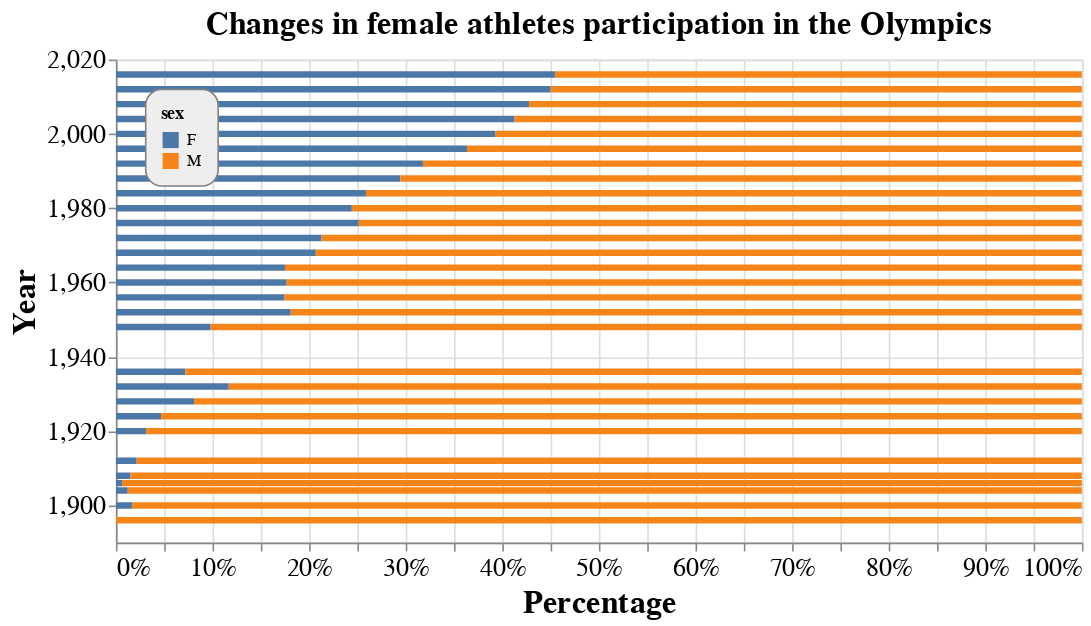

The notebook cell saved with this chart:
### Code cell
alt.Chart(female, title = 'Changes in female athletes participation in the Olympics').mark_bar(size=4).encode(
    x=alt.X('sum(frequencies)', stack="normalize", axis=alt.Axis(format='%', title='Percentage')),
    y=alt.Y('year',title='Year'),
    color=alt.Color('sex'),
    tooltip=['sex','frequencies']).interactive().properties(
    width=600,
    height=300).configure_title(
    fontSize=20).configure_axis(
    labelFontSize=16,
    titleFontSize=20
).configure_legend(
    strokeColor='gray',
    fillColor='#EEEEEE',
    padding=10,
    cornerRadius=10,
    orient='top-left'
)

### Figure 1 — Vega-Lite specification as saved in the notebook (floating-point values rounded to 4 significant figures)
{"$schema": "https://vega.github.io/schema/vega-lite/v3.4.0.json", "config": {"axis": {"labelFontSize": 16, "titleFontSize": 20}, "legend": {"cornerRadius": 10, "fillColor": "#EEEEEE", "orient": "top-left", "padding": 10, "strokeColor": "gray"}, "mark": {"tooltip": null}, "title": {"fontSize": 20}, "view": {"height": 300, "width": 400}}, "data": {"name": "data-2a1c3427a6b7393d133244e49bb8a6be"}, "datasets": {"data-2a1c3427a6b7393d133244e49bb8a6be": [{"frequencies": 0, "sex": "F", "year": 1896}, {"frequencies": 33, "sex": "F", "year": 1900}, {"frequencies": 16, "sex": "F", "year": 1904}, {"frequencies": 11, "sex": "F", "year": 1906}, {"frequencies": 47, "sex": "F", "year": 1908}, {"frequencies": 87, "sex": "F", "year": 1912}, {"frequencies": 134, "sex": "F", "year": 1920}, {"frequencies": 244, "sex": "F", "year": 1924}, {"frequencies": 404, "sex": "F", "year": 1928}, {"frequencies": 347, "sex": "F", "year": 1932}, {"frequencies": 468, "sex": "F", "year": 1936}, {"frequencies": 628, "sex": "F", "year": 1948}, {"frequencies": 1497, "sex": "F", "year": 1952}, {"frequencies": 893, "sex": "F", "year": 1956}, {"frequencies": 1435, "sex": "F", "year": 1960}, {"frequencies": 1348, "sex": "F", "year": 1964}, {"frequencies": 1777, "sex": "F", "year": 1968}, {"frequencies": 2193, "sex": "F", "year": 1972}, {"frequencies": 2172, "sex": "F", "year": 1976}, {"frequencies": 1756, "sex": "F", "year": 1980}, {"frequencies": 2447, "sex": "F", "year": 1984}, {"frequencies": 3543, "sex": "F", "year": 1988}, {"frequencies": 4124, "sex": "F", "year": 1992}, {"frequencies": 5008, "sex": "F", "year": 1996}, {"frequencies": 5431, "sex": "F", "year": 2000}, {"frequencies": 5546, "sex": "F", "year": 2004}, {"frequencies": 5816, "sex": "F", "year": 2008}, {"frequencies": 5815, "sex": "F", "year": 2012}, {"frequencies": 6223, "sex": "F", "year": 2016}, {"frequencies": 380, "sex": "M", "year": 1896}, {"frequencies": 1903, "sex": "M", "year": 1900}, {"frequencies": 1285, "sex": "M", "year": 1904}, {"frequencies": 1722, "sex": "M", "year": 1906}, {"frequencies": 3054, "sex": "M", "year": 1908}, {"frequencies": 3953, "sex": "M", "year": 1912}, {"frequencies": 4158, "sex": "M", "year": 1920}, {"frequencies": 4989, "sex": "M", "year": 1924}, {"frequencies": 4588, "sex": "M", "year": 1928}, {"frequencies": 2622, "sex": "M", "year": 1932}, {"frequencies": 6038, "sex": "M", "year": 1936}, {"frequencies": 5777, "sex": "M", "year": 1948}, {"frequencies": 6773, "sex": "M", "year": 1952}, {"frequencies": 4234, "sex": "M", "year": 1956}, {"frequencies": 6684, "sex": "M", "year": 1960}, {"frequencies": 6354, "sex": "M", "year": 1964}, {"frequencies": 6811, "sex": "M", "year": 1968}, {"frequencies": 8111, "sex": "M", "year": 1972}, {"frequencies": 6469, "sex": "M", "year": 1976}, {"frequencies": 5435, "sex": "M", "year": 1980}, {"frequencies": 7007, "sex": "M", "year": 1984}, {"frequencies": 8494, "sex": "M", "year": 1988}, {"frequencies": 8853, "sex": "M", "year": 1992}, {"frequencies": 8772, "sex": "M", "year": 1996}, {"frequencies": 8390, "sex": "M", "year": 2000}, {"frequencies": 7897, "sex": "M", "year": 2004}, {"frequencies": 7786, "sex": "M", "year": 2008}, {"frequencies": 7105, "sex": "M", "year": 2012}, {"frequencies": 7465, "sex": "M", "year": 2016}]}, "encoding": {"color": {"field": "sex", "type": "nominal"}, "tooltip": [{"field": "sex", "type": "nominal"}, {"field": "frequencies", "type": "quantitative"}], "x": {"aggregate": "sum", "axis": {"format": "%", "title": "Percentage"}, "field": "frequencies", "stack": "normalize", "type": "quantitative"}, "y": {"field": "year", "title": "Year", "type": "quantitative"}}, "height": 300, "mark": {"size": 4, "type": "bar"}, "selection": {"selector001": {"bind": "scales", "encodings": ["x", "y"], "type": "interval"}}, "title": "Changes in female athletes participation in the Olympics", "width": 600}
